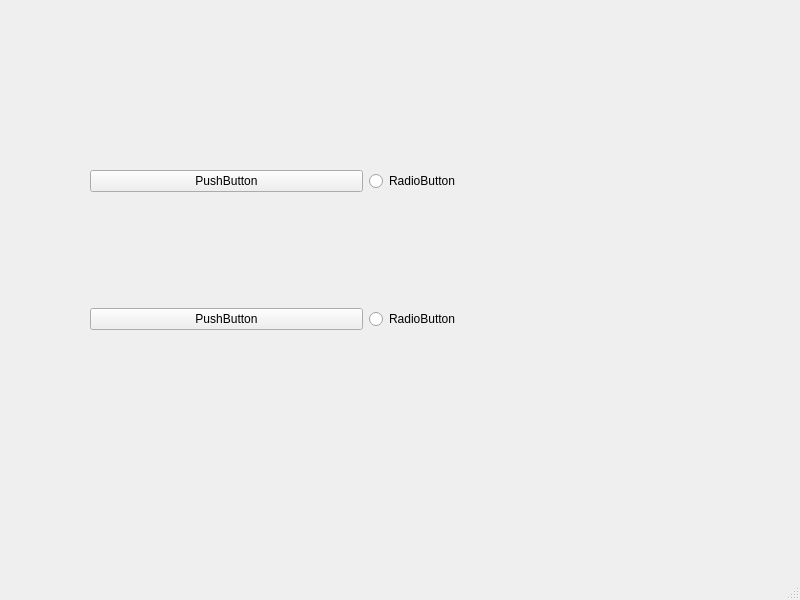
<?xml version="1.0" encoding="UTF-8"?>
<ui version="4.0">
 <class>MainWindow</class>
 <widget class="QMainWindow" name="MainWindow">
  <property name="geometry">
   <rect>
    <x>0</x>
    <y>0</y>
    <width>800</width>
    <height>600</height>
   </rect>
  </property>
  <property name="windowTitle">
   <string>MainWindow</string>
  </property>
  <widget class="QWidget" name="centralwidget">
   <widget class="QWidget" name="gridLayoutWidget">
    <property name="geometry">
     <rect>
      <x>90</x>
      <y>60</y>
      <width>551</width>
      <height>381</height>
     </rect>
    </property>
    <layout class="QGridLayout" name="gridLayout">
     <item row="1" column="0">
      <widget class="QPushButton" name="pushButton_2">
       <property name="text">
        <string>PushButton</string>
       </property>
      </widget>
     </item>
     <item row="0" column="0">
      <widget class="QPushButton" name="pushButton">
       <property name="text">
        <string>PushButton</string>
       </property>
      </widget>
     </item>
     <item row="0" column="1">
      <widget class="QRadioButton" name="radioButton">
       <property name="text">
        <string>RadioButton</string>
       </property>
      </widget>
     </item>
     <item row="1" column="1">
      <widget class="QRadioButton" name="radioButton_2">
       <property name="text">
        <string>RadioButton</string>
       </property>
      </widget>
     </item>
    </layout>
   </widget>
  </widget>
  <widget class="QMenuBar" name="menubar">
   <property name="geometry">
    <rect>
     <x>0</x>
     <y>0</y>
     <width>800</width>
     <height>23</height>
    </rect>
   </property>
  </widget>
  <widget class="QStatusBar" name="statusbar"/>
 </widget>
 <resources/>
 <connections/>
</ui>
